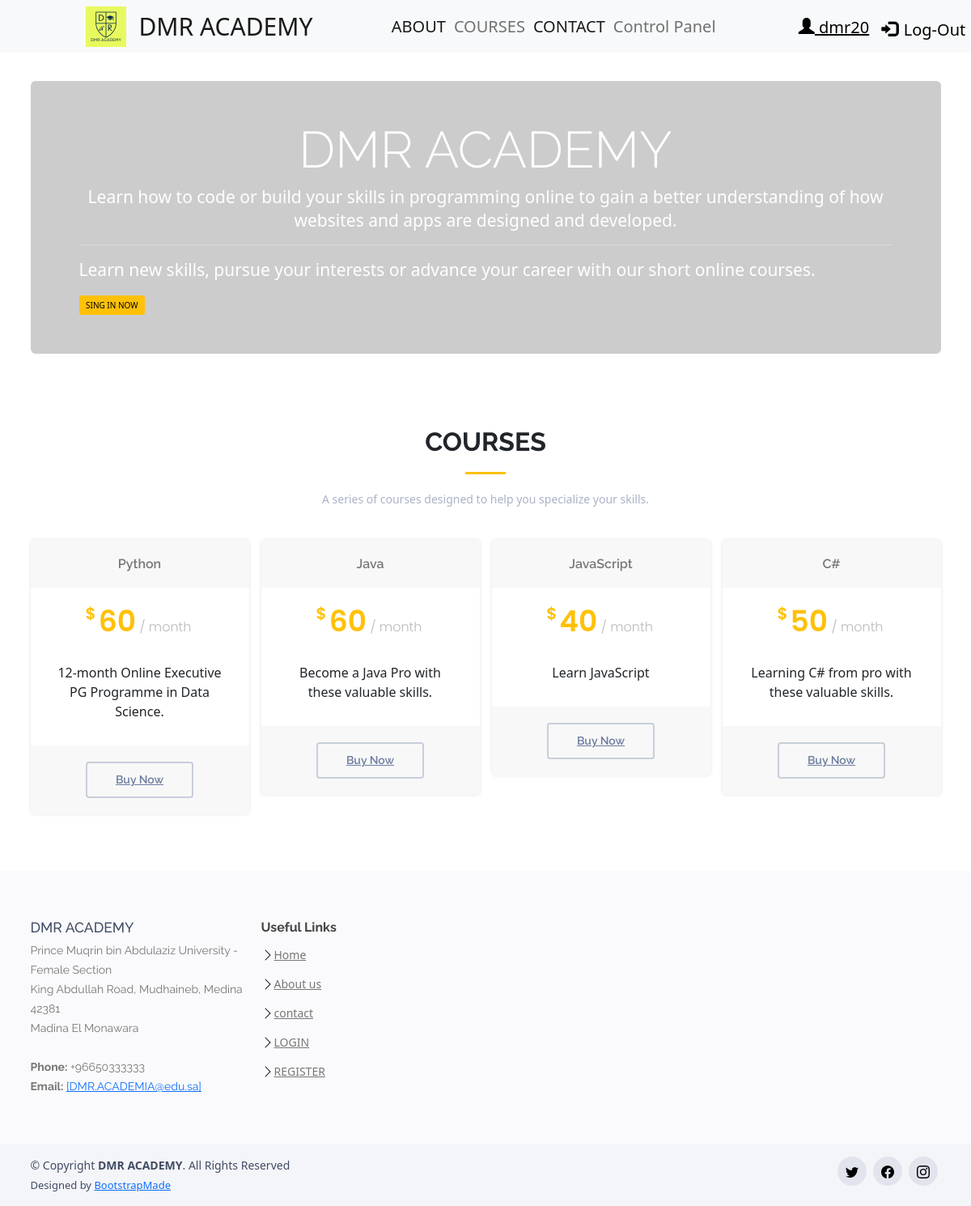
The app's page /courses/ (signed in) with its own data.
### project/models.py (models this page shows, shortened)
class courses(models.Model):
    title = models.CharField(max_length=150)
    price = models.IntegerField()
    body = models.CharField(max_length=250)
    archive= models.BooleanField(default=False)

### project/views.py (the view)
# urls.py: path('courses/', views.index6, name="courses"),
def index6(request):
    var_1 = courses.objects.all().filter(archive=False)
    return render(request, 'project/courses.html', {'var_1': var_1})

### project/templates/project/courses.html (shortened to what this page needs)
<!DOCTYPE html>
{% extends 'project/nevbar.html' %}
{% block contact %}
{% load static %}
<html lang="en">
  <head>
  <link  href="{% static 'project/css/bootstrap.min.css' %}" rel="stylesheet">
   <link  href="{% static 'project/css/bootstrap-icons.css' %}" rel="stylesheet">
   <link  href="{% static 'project/css/boxicons.min.css' %}" rel="stylesheet">
   <link  href="{% static 'project/css/glightbox.min.css' %}" rel="stylesheet">
   <link  href="{% static 'project/css/swiper-bundle.min.css' %}" rel="stylesheet">
   <link  href="{% static 'project/css/style.css' %}" rel="stylesheet">
<link href="/docs/5.0/dist/css/bootstrap.min.css" rel="stylesheet">
  </head>
  <body>
  <div class="container">
<div class="jumbotron" style="background:  #cccccc
 ;color:white ;  margin-top: 100px;" >
  <h1 class="display-4" style="text-align: center">DMR ACADEMY</h1>
  <p class="lead" style="text-align: center"> Learn how to code or build your skills in programming online to gain a better understanding of how websites and apps are designed and developed.</p>
  <hr class="my-4"style="text-align:center">
  <p>Learn new skills, pursue your interests or advance your career with our short online courses.</p>
  <div class="btn-wrap">
                <a href="/loginuser" class="btn btn-warning"> SING IN NOW</a>
              </div>
</div>
 </div>
    <section id="pricing" class="pricing">
      <div class="container">
        <div class="section-title">
          <h2>Courses</h2>
          <p>A series of courses designed to help you specialize your skills.</p>
        </div>
          <div class="row">
        {% for x in var_1.all %}
         <div class="col-lg-3 col-md-6 mt-4 mt-lg-0 py-3">
            <div class="box">
              <h3>{{x.title}}</h3>
              <h4><sup>$</sup>{{x.price}}<span> / month</span></h4>
              <div class="card" style="border: none;">
                <div class="card-body">
                  <p class="card-text" style="font-size: medium;">{{ x.body }}</p>
                </div>
              </div>
              <div class="btn-wrap">
                <a href="/loginuser" class="btn-buy">Buy Now</a>
              </div>
            </div>
  </div>
  {% endfor %}
      </div>
            </div>
</section>
  </body>
</html>
{% endblock contact %}

### project/templates/project/nevbar.html (shortened to what this page needs)
{% load static %}
 <html lang="en">
<head>
  <link rel="stylesheet" href="https://maxcdn.bootstrapcdn.com/bootstrap/3.4.1/css/bootstrap.min.css">
</head>
<body>
<nav class="navbar navbar-expand-lg navbar-light bg-light rounded fixed-top">
  <div class="container-fluid">
    <div class="navbar-header">
      <a  style="font-size:30px" class="navbar-brand" href="/index/">
         <IMG src="{% static 'project/img/RRR.png' %}" height="50px" width="50px">
        &nbsp;
        DMR ACADEMY</a>
    </div>
    <ul class="nav navbar-nav">
      <li class="nav-item">
          <a  style="font-size:20px"class="nav-link active" aria-current="page" href="/about/">ABOUT</a>
        </li>
        <li class="nav-item">
          <a style="font-size:20px" class="nav-link" href="/courses/">COURSES </a>
        </li>
         <li class="nav-item" style="">
          <a style="font-size:20px" class="nav-link active" href=" /contact/" tabindex="-1" aria-disabled="true">CONTACT</a>
        </li>
        <li class="nav-item">
          <a style="font-size:20px" class="nav-link" href="/controlpanel">Control Panel </a>
        </li>
    </ul>
    <ul class="nav navbar-nav navbar-right" >
      {% if user.is_authenticated %}
      <li ><a href="/register/" STYLE="color:black ;font-size:20px;">
        <span class="glyphicon glyphicon-user"></span>
         {{ user.username }}</a></li>
              <li>
                <form method="POST" action="{% url 'logoutuser' %}" STYLE="color:black ;font-size:20px;">
                {% csrf_token %} <span class="glyphicon glyphicon-log-in" style="margin-top: 10px;"></span>
            <button type="submit"  class="btn btn-link"
            STYLE="color:black;
            font-size:20px;
            border: none;
            outline: none;
            text-decoration: none;
            margin-top: 5px;
            position: fixed;">Log-Out</button></li>
      {% else %}
      <li ><a href="/register/" STYLE="color:black ;font-size:20px;text-decoration: none;"><span class="glyphicon glyphicon-user">
      </span> Sign Up</a></li>
      <li><a href="/loginuser"STYLE="color:black;font-size:20px;text-decoration: none; " ><span class="glyphicon glyphicon-log-in" >
      </span> Login</a></li>
    {% endif %}
    </ul>
  </div>
</nav>
  </body>
{% block contact %}
{% endblock contact %}
  <footer id="footer">
    <div class="footer-top">
      <div class="container">
        <div class="row">
          <div class="col-lg-3 col-md-6 footer-contact">
            <h3>DMR ACADEMY</h3>
            <p>
            Prince Muqrin bin Abdulaziz University - Female Section <br>
             King Abdullah Road, Mudhaineb, Medina 42381<br>
              Madina El Monawara<br><br>
              <strong>Phone:</strong> +96650333333<br>
              <strong>Email:</strong> <a href="mailto:DMR.ACADEMIA@edu.sa" class="__cf_email__" data-cfemail="7a13141c153a1f021b170a161f54191517">[DMR.ACADEMIA@edu.sa]</a><br>
            </p>
          </div>
          <div class="col-lg-2 col-md-6 footer-links">
            <h4>Useful Links</h4>
            <ul>
              <li><img src="{% static 'project/img/chevron-right.svg' %}"> <a href="/index/">Home</a></li>
              <li> <img src="{% static 'project/img/chevron-right.svg' %}"><a href="/about/">About us</a></li>
              <li><img src="{% static 'project/img/chevron-right.svg' %}"> <a href="/contact/">contact</a></li>
              <li><img src="{% static 'project/img/chevron-right.svg' %}"> <a href="/loginuser">LOGIN </a></li>
              <li><img src="{% static 'project/img/chevron-right.svg' %}"> <a href="/register/">REGISTER </a></li>
            </ul>
          </div>
        </div>
      </div>
    </div>
    <div class="container d-md-flex py-4">
      <div class="me-md-auto text-center text-md-start">
        <div class="copyright">
          &copy; Copyright <strong><span>DMR ACADEMY</span></strong>. All Rights Reserved
        </div>
        <div class="credits">
          Designed by <a href="https://bootstrapmade.com/">BootstrapMade</a>
        </div>
      </div>
      <div class="social-links text-center text-md-right pt-3 pt-md-0">
        <a href="https://twitter.com/?lang=ar" class="twitter"><img src="{% static 'project/img/twitter.svg' %}"></a>
        <a href="https://ar-ar.facebook.com/" class="facebook"><img src="{% static 'project/img/facebook.svg' %}"></a>
        <a href="https://www.instagram.com/" class="instagram"><img src="{% static 'project/img/instagram.svg' %}"></a>
      </div>
    </div>
  </footer>
</html>

### project/static/project/css/style.css (style rules this page uses)
body { font-family: "Open Sans", sans-serif; color: #444444; }
a { color: #ffc107; text-decoration: none; }
h1, h2, h3, h4, h5, h6 { font-family: "Raleway", sans-serif; }
.navbar { padding: 0; }
.navbar ul { margin: 0; padding: 0; display: flex; list-style: none; align-items: center; }
.navbar li { position: relative; }
.navbar a { display: flex; align-items: center; justify-content: space-between; padding: 10px 0 10px 30px; color: #fff; font-size: 14px; white-space: nowrap; transition: 0.3s; }
.navbar a:hover, .navbar .active, .navbar li:hover > a { color: #ffc107; }
section { padding: 60px 0; }
.section-title { text-align: center; padding-bottom: 30px; }
.section-title h2 { font-size: 32px; font-weight: bold; text-transform: uppercase; margin-bottom: 20px; padding-bottom: 20px; position: relative; }
.section-title h2::after { content: ''; position: absolute; display: block; width: 50px; height: 3px; background: #ffc107; bottom: 0; left: calc(50% - 25px); }
.section-title p { margin-bottom: 0; font-size: 14px; color: #aab3c7; }
.pricing .box { padding: 20px; background: #fff; text-align: center; box-shadow: 0px 0px 4px rgba(0, 0, 0, 0.12); border-radius: 5px; position: relative; overflow: hidden; }
.pricing h3 { font-weight: 400; margin: -20px -20px 20px -20px; padding: 20px 15px; font-size: 16px; font-weight: 600; color: #777777; background: #f8f8f8; }
.pricing h4 { font-size: 36px; color: #ffc107; font-weight: 600; font-family: "Poppins", sans-serif; margin-bottom: 20px; }
.pricing h4 sup { font-size: 20px; top: -15px; left: -3px; }
.pricing h4 span { color: #bababa; font-size: 16px; font-weight: 300; }
.pricing .btn-wrap { margin: 20px -20px -20px -20px; padding: 20px 15px; background: #f8f8f8; text-align: center; }
.pricing .btn-buy { display: inline-block; padding: 10px 35px; border-radius: 4px; transition: none; font-size: 14px; font-weight: 400; font-family: "Raleway", sans-serif; font-weight: 600; transition: 0.3s; border: 2px solid #c8cedc; color: #6c7c9f; }
#footer { color: #414c64; font-size: 14px; background: #f4f5f8; }
#footer .footer-top { padding: 60px 0 30px 0; background: #fafafc; }
#footer .footer-top .footer-contact { margin-bottom: 30px; }
#footer .footer-top .footer-contact p { font-size: 14px; line-height: 24px; margin-bottom: 0; font-family: "Raleway", sans-serif; color: #777777; }
#footer .footer-top h4 { font-size: 16px; font-weight: bold; color: #444444; position: relative; padding-bottom: 12px; }
#footer .footer-top .footer-links { margin-bottom: 30px; }
#footer .footer-top .footer-links ul { list-style: none; padding: 0; margin: 0; }
#footer .footer-top .footer-links ul li { padding: 10px 0; display: flex; align-items: center; }
#footer .footer-top .footer-links ul li:first-child { padding-top: 0; }
#footer .footer-top .footer-links ul a { color: #777777; transition: 0.3s; display: inline-block; line-height: 1; }
#footer .credits { padding-top: 5px; font-size: 13px; }
#footer .social-links a { font-size: 18px; display: inline-block; background: #e1e4ec; color: #5f6f92; line-height: 1; padding: 8px 0; margin-right: 4px; border-radius: 50%; text-align: center; width: 36px; height: 36px; transition: 0.3s; }

### records on screen
courses: title "Python", price "60", body "12-month Online Executive PG Programme in Data Science."
courses: title "Java", price "60", body "Become a Java Pro with these valuable skills."
courses: title "JavaScript", price "40", body "Learn JavaScript"
courses: title "C#", price "50", body "Learning C# from pro with these valuable skills."

### other values on screen
{{ user.username }} "dmr20"
